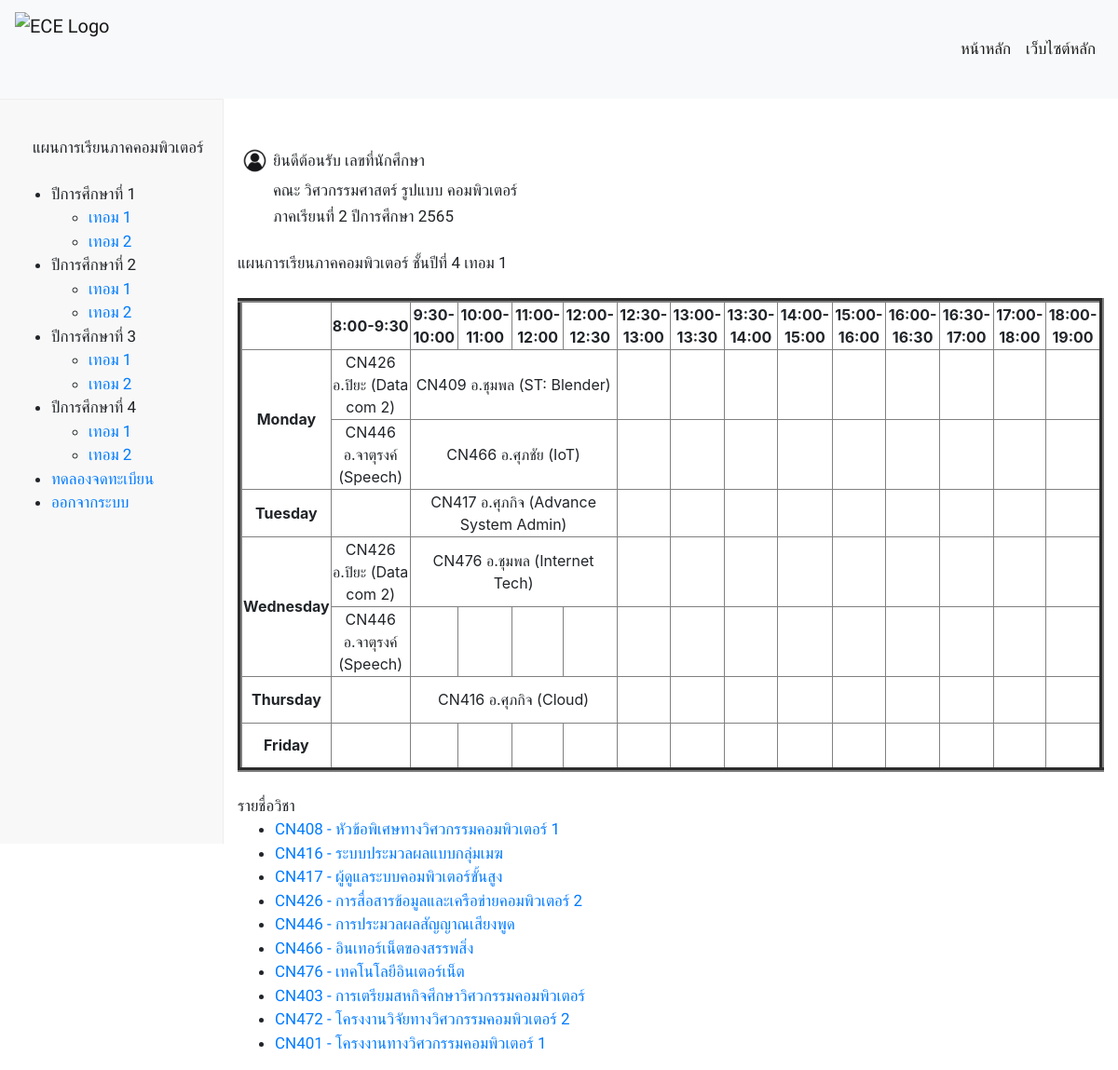
/four_termone, run on the app's committed database.
### database/models.py (models this page shows, shortened)
class Subject(models.Model):
    S_id = models.CharField(max_length=25)
    S_name = models.CharField(max_length=50)
    S_credits = models.FloatField()
    S_detail = models.TextField()
    S_teacher = models.ForeignKey(Person, on_delete=models.CASCADE)
    pre_id = models.ManyToManyField(
        'self', blank=True, symmetrical=False, related_name='presub')
    post_id = models.ManyToManyField(
        'self', blank=True, symmetrical=False, related_name='postsub')
    same_id = models.ManyToManyField(
        'self', blank=True, symmetrical=False, related_name='samesub')
    term = models.CharField(max_length=25,null=True, blank=True,)

### subjectenroller/views.py (the view)
# urls.py: path('four_termone', views.four_termone , name="four_termone"),
def four_termone(request):
    skills = Skill.objects.all()
    subject = Subject.objects.all()
    context = {'skills': skills,'subject': subject,}
    return render(request, 'subjectenroller/four_termone.html', context)

### subjectenroller/templates/subjectenroller/four_termone.html (shortened to what this page needs)
{% extends "subjectenroller/layout.html" %}
{% load static %}
{% block body %}
    <br>
    <br>
    <div style="display: flex; flex-direction: column;">
        <div class="container">
            <div class="row">
              <div class="col-auto">
                <table style="width:100%">
                    <tr>
                        <th><img src="/static/image/user.jpg" alt="userlogo" width="35" height="35"></th>
                        <td><a>ยินดีต้อนรับ {{ request.session.name }}  เลขที่นักศึกษา {{ request.session.user_id }}</a></td>
                    </tr>
                    <tr>
                        <td></td>
                        <td><a>คณะ วิศวกรรมศาสตร์ รูปแบบ คอมพิวเตอร์</a></td>
                    </tr>
                    <tr>
                        <td></td>
                        <td><a>ภาคเรียนที่ 2 ปีการศึกษา 2565</a></td>
                    </tr>
                </table>
              </div>
              <div class="col-auto">
              </div>
            </div>
            <br>
            <a>แผนการเรียนภาคคอมพิวเตอร์  ชั้นปีที่ 4 เทอม 1</a>
            <br>
            <br>
            <table border="5" cellspacing="0" align="center">
                <tr>
                    <td align="center" height="50"
                        width="100"><br>
                    </td>
                    <td align="center" height="50"
                        width="250">
                        <b>8:00-9:30</b>
                    </td>
                    <td align="center" height="50"
                        width="100">
                        <b>9:30-10:00</b>
                    </td>
                    <td align="center" height="50"
                        width="100">
                        <b>10:00-11:00</b>
                    </td>
                    <td align="center" height="50"
                        width="100">
                        <b>11:00-12:00</b>
                    </td>
                    <td align="center" height="50"
                        width="100">
                        <b>12:00-12:30</b>
                    </td>
                    <td align="center" height="50"
                        width="100">
                        <b>12:30-13:00</b>
                    </td>
                    <td align="center" height="50"
                        width="100">
                        <b>13:00-13:30</b>
                    </td>
                    <td align="center" height="50"
                        width="100">
                        <b>13:30-14:00</b>
                    </td>
                    <td align="center" height="50"
                        width="100">
                        <b>14:00-15:00</b>
                    </td>
                    <td align="center" height="50"
                        width="100">
                        <b>15:00-16:00</b>
                    </td>
                    <td align="center" height="50"
                        width="100">
                        <b>16:00-16:30</b>
                    </td>
                    <td align="center" height="50"
                        width="100">
                        <b>16:30-17:00</b>
                    </td>
                    <td align="center" height="50"
                        width="100">
                        <b>17:00-18:00</b>
                    </td>
                    <td align="center" height="50"
                        width="100">
                        <b>18:00-19:00</b>
                    </td>
                </tr>
                <tr>
                    <td rowspan="2" align="center" height="50">
                        <b>Monday</b></td>
                    <td align="center" height="50">CN426 อ.ปิยะ (Data com 2) </td>
                    <td colspan="4" align="center" height="50">CN409 อ.ชุมพล (ST: Blender)</td>
                    <td align="center" height="50"></td>
                    <td align="center" height="50"></td>
                    <td align="center" height="50"></td>
                    <td align="center" height="50"></td>
                    <td align="center" height="50"></td>
                    <td align="center" height="50"></td>
                    <td align="center" height="50"></td>
                    <td align="center" height="50"></td>
                    <td align="center" height="50"></td>
                </tr>
                <tr>
                    <td align="center" height="50">CN446 อ.จาตุรงค์ (Speech)</td>
                    <td colspan="4" align="center" height="50">CN466 อ.ศุภชัย (IoT)</td>
                    <td align="center" height="50"></td>
                    <td align="center" height="50"></td>
                    <td align="center" height="50"></td>
                    <td align="center" height="50"></td>
                    <td align="center" height="50"></td>
                    <td align="center" height="50"></td>
                    <td align="center" height="50"></td>
                    <td align="center" height="50"></td>
                    <td align="center" height="50"></td>
                </tr>
                <tr>
                    <td align="center" height="50">
                        <b>Tuesday</b>
                    </td>
                    <td align="center" height="50"></td>
                    <td colspan="4" align="center" height="50">CN417 อ.ศุภกิจ (Advance System Admin)</td>
                    <td align="center" height="50"></td>
                    <td align="center" height="50"></td>
                    <td align="center" height="50"></td>
                    <td align="center" height="50"></td>
                    <td align="center" height="50"></td>
                    <td align="center" height="50"></td>
                    <td align="center" height="50"></td>
                    <td align="center" height="50"></td>
                </tr>
                <tr>
                    <td rowspan="2" align="center" height="50">
                        <b>Wednesday</b>
                    </td>
                    <td align="center" height="50">CN426 อ.ปิยะ (Data com 2) </td>
                    <td colspan="4" align="center" height="50">CN476 อ.ชุมพล (Internet Tech)</td>
                    <td align="center" height="50"></td>
                    <td align="center" height="50"></td>
                    <td align="center" height="50"></td>
                    <td align="center" height="50"></td>
                    <td align="center" height="50"></td>
                    <td align="center" height="50"></td>
                    <td align="center" height="50"></td>
                    <td align="center" height="50"></td>
                    <td align="center" height="50"></td>
                </tr>
                <tr>
                    <td align="center" height="50">CN446 อ.จาตุรงค์ (Speech)</td>
                    <td align="center" height="50"></td>
                    <td align="center" height="50"></td>
                    <td align="center" height="50"></td>
                    <td align="center" height="50"></td>
                    <td align="center" height="50"></td>
                    <td align="center" height="50"></td>
                    <td align="center" height="50"></td>
                    <td align="center" height="50"></td>
                    <td align="center" height="50"></td>
                    <td align="center" height="50"></td>
                    <td align="center" height="50"></td>
                    <td align="center" height="50"></td>
                    <td align="center" height="50"></td>
                </tr>
                <tr>
                    <td align="center" height="50">
                        <b>Thursday</b>
                    </td>
                    <td align="center" height="50"></td>
                    <td colspan="4" align="center" height="50">CN416 อ.ศุภกิจ (Cloud)</td>
                    <td align="center" height="50"></td>
                    <td align="center" height="50"></td>
                    <td align="center" height="50"></td>
                    <td align="center" height="50"></td>
                    <td align="center" height="50"></td>
                    <td align="center" height="50"></td>
                    <td align="center" height="50"></td>
                    <td align="center" height="50"></td>
                    <td align="center" height="50"></td>
                </tr>
                <tr>
                    <td align="center" height="50">
                        <b>Friday</b>
                    </td>
                    <td align="center" height="50"></td>
                    <td align="center" height="50"></td>
                    <td align="center" height="50"></td>
                    <td align="center" height="50"></td>
                    <td align="center" height="50"></td>
                    <td align="center" height="50"></td>
                    <td align="center" height="50"></td>
                    <td align="center" height="50"></td>
                    <td align="center" height="50"></td>
                    <td align="center" height="50"></td>
                    <td align="center" height="50"></td>
                    <td align="center" height="50"></td>
                    <td align="center" height="50"></td>
                    <td align="center" height="50"></td>
                </tr>
            </table>
        <br>
        <a>รายชื่อวิชา</a>
        <ul>
          {% for subject in subject %}
            {% if subject.term == '41' %}
            <li><a href="{% url 'detail' subject.S_id %}">{{ subject.S_id }} - {{ subject.S_name }}</a></li>
            {% endif %}
          {% endfor %}
        </ul>
{% endblock %}

### static/css/styles.css (style rules this page uses)
a { color: white; font-family: 'Prompt', sans-serif; font-size: 17px; position: relative; }

### data on the page
Subject: S_id "CN408", S_name "หัวข้อพิเศษทางวิศวกรรมคอมพิวเตอร์ 1"
Subject: S_id "CN416", S_name "ระบบประมวลผลแบบกลุ่มเมฆ"
Subject: S_id "CN417", S_name "ผู้ดูแลระบบคอมพิวเตอร์ขั้นสูง"
Subject: S_id "CN426", S_name "การสื่อสารข้อมูลและเครือข่ายคอมพิวเตอร์ 2"
Subject: S_id "CN446", S_name "การประมวลผลสัญญาณเสียงพูด"
Subject: S_id "CN466", S_name "อินเทอร์เน็ตของสรรพสิ่ง"
Subject: S_id "CN476", S_name "เทคโนโลยีอินเตอร์เน็ต"
Subject: S_id "CN403", S_name "การเตรียมสหกิจศึกษาวิศวกรรมคอมพิวเตอร์"
Subject: S_id "CN472", S_name "โครงงานวิจัยทางวิศวกรรมคอมพิวเตอร์ 2"
Subject: S_id "CN401", S_name "โครงงานทางวิศวกรรมคอมพิวเตอร์ 1"
